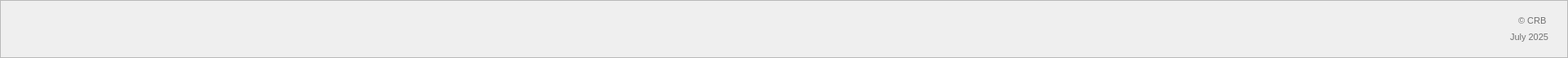
    <widget class="QFrame" name="footer">
     <property name="geometry">
      <rect>
       <x>0</x>
       <y>980</y>
       <width>1921</width>
       <height>71</height>
      </rect>
     </property>
     <property name="styleSheet">
      <string notr="true"/>
     </property>
     <property name="frameShape">
      <enum>QFrame::StyledPanel</enum>
     </property>
     <property name="frameShadow">
      <enum>QFrame::Raised</enum>
     </property>
     <widget class="QLabel" name="power_integrations_logo">
      <property name="geometry">
       <rect>
        <x>10</x>
        <y>20</y>
        <width>131</width>
        <height>41</height>
       </rect>
      </property>
      <property name="text">
       <string/>
      </property>
      <property name="pixmap">
       <pixmap resource="ADE Project/DocuApp.ver3/resource.qrc">:/icons/resources/icons/POWI_BIG.D-8e645f4d.png</pixmap>
      </property>
      <property name="scaledContents">
       <bool>true</bool>
      </property>
     </widget>
     <widget class="QLabel" name="waveforms_text_2">
      <property name="geometry">
       <rect>
        <x>1850</x>
        <y>30</y>
        <width>61</width>
        <height>31</height>
       </rect>
      </property>
      <property name="font">
       <font>
        <family>Arial</family>
        <pointsize>8</pointsize>
        <weight>50</weight>
        <bold>false</bold>
       </font>
      </property>
      <property name="styleSheet">
       <string notr="true">color: rgb(112, 112, 112);</string>
      </property>
      <property name="text">
       <string>July 2025</string>
      </property>
     </widget>
     <widget class="QLabel" name="waveforms_text_3">
      <property name="geometry">
       <rect>
        <x>1860</x>
        <y>10</y>
        <width>41</width>
        <height>31</height>
       </rect>
      </property>
      <property name="font">
       <font>
        <family>Arial</family>
        <pointsize>8</pointsize>
        <weight>50</weight>
        <bold>false</bold>
       </font>
      </property>
      <property name="styleSheet">
       <string notr="true">color: rgb(112, 112, 112);</string>
      </property>
      <property name="text">
       <string>© CRB</string>
      </property>
     </widget>
    </widget>
